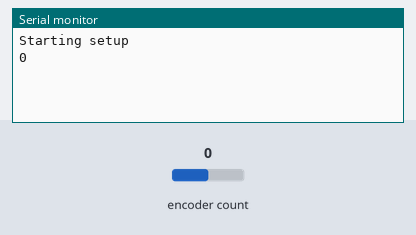
Simulated run of this sketch. Board: Arduino Uno, built with avr-gcc and run on an emulated ATmega328P. On the bench: the last lines printed to the serial monitor. The inputs (shaded band) are chosen by the test bench; at power-on: encoder count 0.

Above: at 1.2 s.
1.3 s: encoder count set to 1
At 2.0 s:
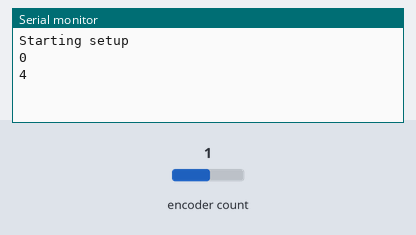
2.8 s: encoder count set to 2
At 3.2 s:
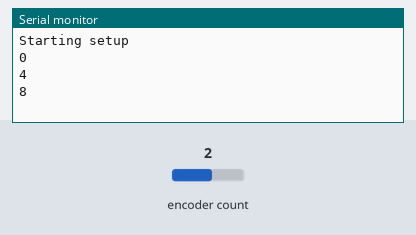

The sketch:

arduino_encoding.ino
```cpp
#include <Encoder.h>

int yellow_encoder = A5;
int green_encoder = A4;

//int digital_encoder_pin = 2;

Encoder myEnc(2,3);
long oldPosition  = -999;

const byte encoder0pinA = 2;//A pin -> the interrupt pin 0
const byte encoder0pinB = 3;//B pin -> the digital pin 3
byte encoder0PinALast;
int duration;//the number of the pulses
boolean Direction;//the rotation direction


unsigned long startTimeA = 0;    // start timing A interrupts
unsigned long startTimeB = 0;    // start timing B interrupts
unsigned long countIntA = 0;     // count the A interrupts
unsigned long countIntB = 0;     // count the B interrupts
const unsigned long INT_COUNT = 20;     // sufficient interrupts for accurate timing
unsigned long nowTime = 0;       // updated on every loop
double inputA = 0;              // input is PWM to motors
double outputA = 0;             // output is rotational speed in Hz
double inputB = 0;              // input is PWM to motors
double outputB = 0;             // output is rotational speed in Hz


void setup() {
  Serial.begin(9600);
  // put your setup code here, to run once:
  Serial.println("Starting setup");

  //pinMode(yellow_encoder, INPUT_PULLUP);
  //pinMode(green_encoder, INPUT_PULLUP);
  //attachInterrupt(digitalPinToInterrupt(yellow_encoder), isr_A, RISING);
  //attachInterrupt(digitalPinToInterrupt(green_encoder), isr_B, RISING);

  //attachInterrupt(digitalPinToInterrupt(yellow_encoder), isr_A, CHANGE);

  //attachInterrupt(digitalPinToInterrupt(digital_encoder_pin), isr_A, CHANGE);


  //Direction = true;//default -> Forward
  //pinMode(encoder0pinB, INPUT);
  //attachInterrupt(0, wheelSpeed, CHANGE);
  //attachInterrupt(0, wheelSpeed, FALLING);
}

void wheelSpeed()
{
  //Serial.println("wheelSpeed()");
  int Lstate = digitalRead(encoder0pinA);
  //Serial.print("Lstate: ");
  //Serial.println(Lstate);
  if((encoder0PinALast == LOW) && Lstate==HIGH)
  {
    //Serial.print("encoder0PinALast: ");
    //Serial.println(encoder0PinALast);
    int val = digitalRead(encoder0pinB);
    if(val == LOW && Direction)
    {
      Serial.println("direction: reverse");
      Direction = false; //Reverse
    }
    else if(val == HIGH && !Direction)
    {
      Serial.println("direction: forward");
      Direction = true;  //Forward
    }
  }
  encoder0PinALast = Lstate;

  if(!Direction) {
    duration++;
    //Serial.print("duration: ");
    //Serial.println(duration);
  }
  else {
    duration--;
  }
}

void isr_A(){
  Serial.println("isr_A");
  // count sufficient interrupts to get accurate timing
  // inputX is the encoder frequency in Hz
  countIntA++;
  if (countIntA == INT_COUNT){
    inputA = (float) INT_COUNT * 1000 / (float)(nowTime - startTimeA);
    startTimeA = nowTime;
    countIntA = 0;
  }
}
void isr_B(){
  Serial.println("isr_B");
  // count sufficient interrupts to get accurate timing
  // inputX is the encoder frequency in Hz
  countIntB++;
  if (countIntB == INT_COUNT){
    inputB = (float) INT_COUNT * 1000 / (float)(nowTime - startTimeB);
    startTimeB = nowTime;
    countIntB = 0;
  }
}

void loop() {
  /*int yellowSensorValue = analogRead(yellow_encoder);
  int greenSensorValue = analogRead(green_encoder);*/

  /*Serial.print("Yellow: ");
  Serial.print(yellowSensorValue);
  Serial.print(" Green: ");
  Serial.println(greenSensorValue);*/

  //Serial.print("Pulse: ");
  /*Serial.println(duration);
  duration = 0;*/

  long newPosition = myEnc.read();
  if (newPosition != oldPosition) {
    oldPosition = newPosition;
    Serial.println(newPosition);
  }

  delay(100);
  //#delay(50);
}
```

Measured:
- after the input at 1.3 s, the serial monitor: prints a new line at once (image 1)
- after the input at 2.8 s, the serial monitor: prints a new line at once (image 2)
